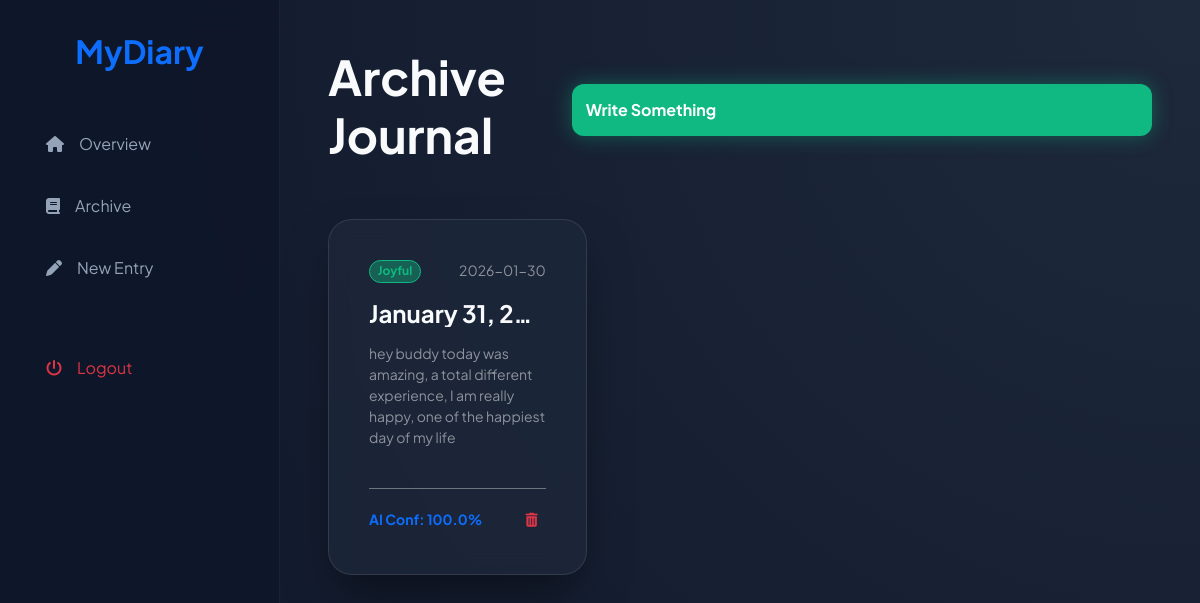
The app's page /entries (signed in) with its own data.
### tables this page shows
CREATE TABLE entries (
            id INTEGER PRIMARY KEY AUTOINCREMENT,
            user_id INTEGER,
            title TEXT NOT NULL,
            content TEXT NOT NULL,
            primary_mood TEXT,
            confidence REAL,
            entry_date DATETIME DEFAULT CURRENT_TIMESTAMP,
            FOREIGN KEY (user_id) REFERENCES users(id)
        );

### app.py (the view)
@app.route("/entries")
def entries():
    if not session.get("user_id"): return redirect("/login")
    rows = db_execute("SELECT * FROM entries WHERE user_id = ? ORDER BY entry_date DESC", session["user_id"])
    return render_template("entries.html", entries=rows)

### app.py (called while the page is built)
def db_execute(query, *args):
    with sqlite3.connect("diary.db") as conn:
        conn.row_factory = sqlite3.Row  # Allows accessing columns by name like a dictionary
        db = conn.cursor()
        db.execute(query, args)
        if query.strip().upper().startswith("SELECT"):
            return [dict(row) for row in db.fetchall()]
        conn.commit()
        return db.lastrowid

### templates/entries.html (shortened to what this page needs)
{% extends "layout.html" %}
{% block main %}
<div class="animate__animated animate__fadeIn">
    <div class="d-flex justify-content-between align-items-center mb-5">
        <h1 class="fw-bold display-5">Archive Journal</h1>
        <a href="/write" class="btn-neon text-decoration-none">Write Something</a>
    </div>
    {% if entries %}
    <div class="row g-4">
        {% for entry in entries %}
        <div class="col-md-6 col-xl-4">
            <div class="glass-card h-100 d-flex flex-column" style="cursor: pointer;"
                 data-bs-toggle="modal" data-bs-target="#modal{{ entry.id }}">
                <div class="d-flex justify-content-between align-items-start mb-3">
                    <span class="badge rounded-pill" style="background: var(--primary-glow); color: var(--primary); border: 1px solid var(--primary);">
                        {{ entry.primary_mood }}
                    </span>
                    <small class="text-white-50">{{ entry.entry_date.split(' ')[0] }}</small>
                </div>
                <h4 class="fw-bold mb-3 text-truncate">{{ entry.title }}</h4>
                <p class="text-white-50 small flex-grow-1">
                    {{ entry.content[:120] }}{% if entry.content|length > 120 %}...{% endif %}
                </p>
                <div class="mt-4 pt-3 border-top border-secondary d-flex justify-content-between align-items-center">
                    <span class="small fw-bold text-primary">AI Conf: {{ entry.confidence }}%</span>
                    <form action="/delete/{{ entry.id }}" method="post" onclick="event.stopPropagation();">
                        <button type="submit" class="btn btn-sm btn-outline-danger border-0"
                                onclick="return confirm('Archive this thought permanently?')">
                            <i class="fas fa-trash-alt"></i>
                        </button>
                    </form>
                </div>
            </div>
        </div>
        {% endfor %}
    </div>
    {% else %}
    <div class="glass-card text-center py-5">
        <i class="fas fa-box-open fa-3x text-white-50 mb-3"></i>
        <h3>No data in this sector</h3>
        <p class="text-white-50">Your journal history is currently empty.</p>
    </div>
    {% endif %}
</div>
{% endblock %}

### static/styles.css (style rules this page uses)
:root { --primary: #10b981; --primary-glow: rgba(16, 185, 129, 0.4); --bg: #0f172a; --card: rgba(30, 41, 59, 0.7); --text: #f8fafc; }
body { background: radial-gradient(circle at top right, #1e293b, #0f172a); color: var(--text); font-family: 'Plus Jakarta Sans', sans-serif; margin: 0; min-height: 100vh; }
.glass-card { background: var(--card); backdrop-filter: blur(10px); border: 1px solid rgba(255,255,255,0.1); border-radius: 24px; padding: 2.5rem; width: 100%; max-width: 450px; box-shadow: 0 25px 50px -12px rgba(0, 0, 0, 0.5); }
.btn-neon { background: var(--primary); color: white; border: none; padding: 14px; border-radius: 12px; font-weight: 700; width: 100%; cursor: pointer; box-shadow: 0 0 20px var(--primary-glow); transition: 0.3s; }

### records on screen
entries: primary_mood "Joyful", entry_date "2026-01-30", title "January 31, 2…", content "hey buddy today was amazing, a total different experience, I am really happy, one of the happiest day of my life", confidence "100.0"
